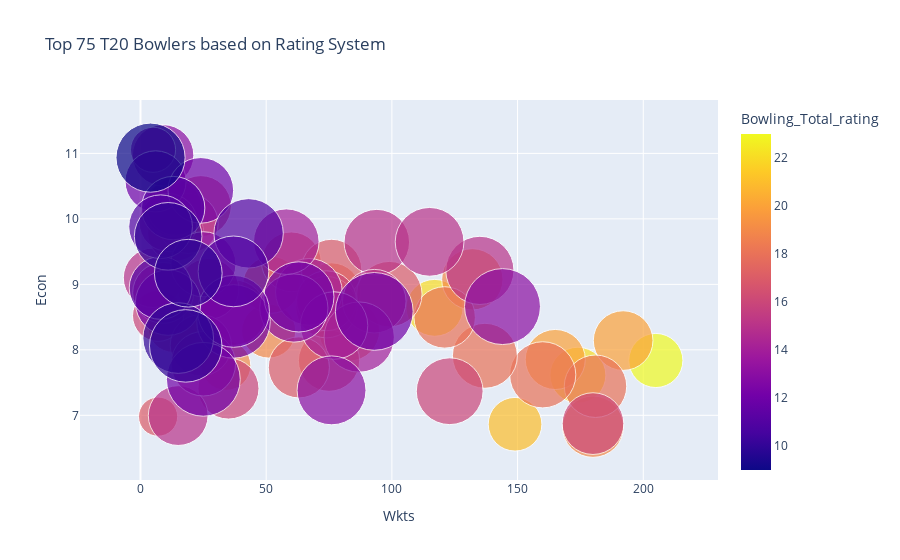

Notebook code cell kept with this figure:
### Code cell
df_bowling_rating_system = df_bowling_rating.sort_values(by='Bowling_Total_rating', ascending=False)[:75]
px.scatter(df_bowling_rating_system, x="Wkts", y="Econ",
           size="Avg", color="Bowling_Total_rating", hover_name="Player", size_max=55,title="Top 75 T20 Bowlers based on Rating System")

### Figure 1 — Plotly figure (JSON) as saved in the notebook; plotly's stock layout.template omitted (floating-point values rounded to 4 significant figures)
{"data": [{"hovertemplate": "<b>%{hovertext}</b><br><br>Wkts=%{x}<br>Econ=%{y}<br>Avg=%{marker.size}<br>Bowling_Total_rating=%{marker.color}<extra></extra>", "hovertext": ["Yuzvendra Chahal", "Kagiso Rabada", "Amit Mishra", "Rashid Khan", "Jasprit Bumrah", "Piyush Chawla", "Matheesha Pathirana", "Mitchell Starc", "Sunil Narine", "Mohit Sharma", "Bhuvneshwar Kumar", "Ravindra Jadeja", "Karn Sharma", "Shreyas Gopal", "Sandeep Sharma", "Varun Chakaravarthy", "Trent Boult", "Jaydev Unadkat", "Mayank Yadav", "Anrich Nortje", "Sai Kishore", "Arshdeep Singh", "Rahul Chahar", "Avesh Khan", "Ravi Bishnoi", "Nandre Burger", "Mitchell Marsh", "Khaleel Ahmed", "Yash Thakur", "Ravichandran Ashwin", "Moeen Ali", "Axar Patel", "Reece Topley", "Shardul Thakur", "Mohsin Khan", "Mohammed Siraj", "Harshal Patel", "Mitchell Santner", "Noor Ahmad", "Kuldeep Sen", "Andre Russell", "Akash Madhwal", "T Natarajan", "Simarjeet Singh", "Harpreet Brar", "Kuldeep Yadav", "Gerald Coetzee", "Deepak Chahar", "Naveen-Ul-Haq", "Sam Curran", "Josh Little", "Rasikh Salam", "Harshit Rana", "Krunal Pandya", "Umesh Yadav", "Shivam Dube", "Mustafizur Rahman", "Darshan Nalkande", "Glenn Maxwell", "Pat Cummins", "Washington Sundar", "Abhishek Sharma", "Maheesh Theekshana", "Ishant Sharma", "Mukesh Kumar", "Sandeep Warrier", "Marcus Stoinis", "Mayank Markande", "Vyshak Vijaykumar", "Nuwan Thushara", "Mohammad Nabi", "Liam Livingstone", "Vaibhav Arora", "Nathan Ellis", "Yudhvir Singh"], "legendgroup": "", "marker": {"color": [23, 22, 22, 21, 20, 20, 19, 19, 19, 19, 18, 18, 18, 18, 18, 18, 18, 17, 17, 17, 17, 17, 17, 17, 17, 16, 16, 16, 16, 16, 16, 16, 15, 15, 15, 15, 15, 15, 15, 15, 15, 15, 14, 14, 14, 14, 14, 14, 14, 14, 14, 13, 13, 13, 13, 13, 13, 12, 12, 12, 12, 12, 12, 12, 12, 11, 11, 11, 11, 11, 10, 10, 10, 10, 9], "coloraxis": "coloraxis", "size": [23.2, 25.62, 24.73, 22.79, 28.55, 28.17, 19.51, 23.12, 29.79, 29.72, 30.88, 34.68, 26.94, 25.67, 33.39, 29.46, 29.88, 33.88, 12.14, 28.27, 19.87, 28.94, 29.68, 29.82, 29.53, 20.71, 34.01, 28.41, 29.38, 30.16, 29.46, 35.33, 28, 34.0, 29.41, 32.06, 36.82, 28.3, 29.66, 24.98, 37.42, 28.32, 35.25, 29.35, 32.95, 39.06, 26.23, 36.02, 26.57, 34.02, 26.62, 29.88, 33.52, 37.59, 45.66, 16.12, 36.83, 29.5, 42.84, 39.0, 40.96, 34, 43.13, 47.88, 34.11, 31.16, 38.14, 39.58, 31.8, 32.12, 39.55, 36.22, 36.32, 41.6, 37.83], "sizemode": "area", "sizeref": 0.01583, "symbol": "circle"}, "mode": "markers", "name": "", "orientation": "v", "showlegend": false, "type": "scatter", "x": [205, 117, 174, 149, 165, 192, 34, 51, 180, 132, 181, 160, 76, 52, 137, 83, 121, 99, 7, 60, 13, 76, 75, 74, 63, 7, 37, 74, 24, 180, 35, 123, 5, 94, 27, 93, 135, 15, 24, 14, 115, 19, 67, 9, 25, 87, 13, 77, 14, 58, 11, 9, 25, 76, 144, 5, 61, 6, 37, 63, 37, 11, 25, 93, 24, 8, 43, 37, 13, 8, 15, 11, 19, 18, 4], "xaxis": "x", "y": [7.837, 8.641, 7.613, 6.864, 7.853, 8.141, 7.76, 8.287, 6.826, 9.077, 7.444, 7.619, 8.883, 8.993, 7.909, 8.295, 8.495, 8.851, 6.98, 9.344, 8.345, 9.227, 7.834, 8.652, 7.732, 8.52, 8.569, 8.75, 10.2, 6.873, 7.409, 7.368, 9.1, 9.644, 8.93, 8.742, 9.213, 6.996, 8.07, 9.785, 9.649, 9.93, 8.885, 8.87, 7.787, 8.195, 10.17, 8.371, 10.19, 9.652, 9.945, 10.97, 9.307, 7.381, 8.661, 11.05, 8.638, 10.57, 8.434, 8.809, 8.588, 8.722, 7.55, 8.587, 10.43, 8.945, 9.779, 9.198, 10.16, 9.88, 8.18, 9.733, 9.17, 8.06, 10.93], "yaxis": "y"}], "layout": {"coloraxis": {"colorbar": {"title": {"text": "Bowling_Total_rating"}}, "colorscale": [[0, "#0d0887"], [0.1111, "#46039f"], [0.2222, "#7201a8"], [0.3333, "#9c179e"], [0.4444, "#bd3786"], [0.5556, "#d8576b"], [0.6667, "#ed7953"], [0.7778, "#fb9f3a"], [0.8889, "#fdca26"], [1, "#f0f921"]]}, "legend": {"itemsizing": "constant", "tracegroupgap": 0}, "title": {"text": "Top 75 T20 Bowlers based on Rating System"}, "xaxis": {"anchor": "y", "domain": [0, 1], "title": {"text": "Wkts"}}, "yaxis": {"anchor": "x", "domain": [0, 1], "title": {"text": "Econ"}}}}
